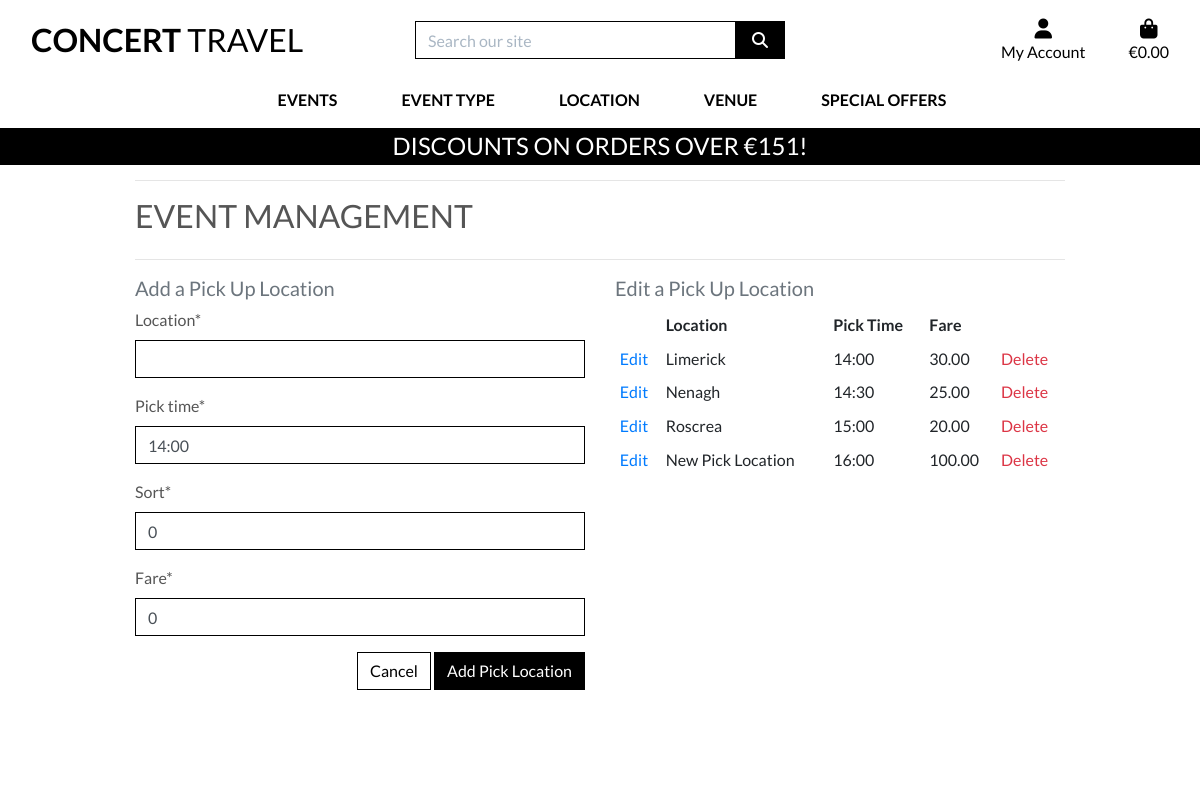
The app's page /events/add_pick/ (signed in), older data.
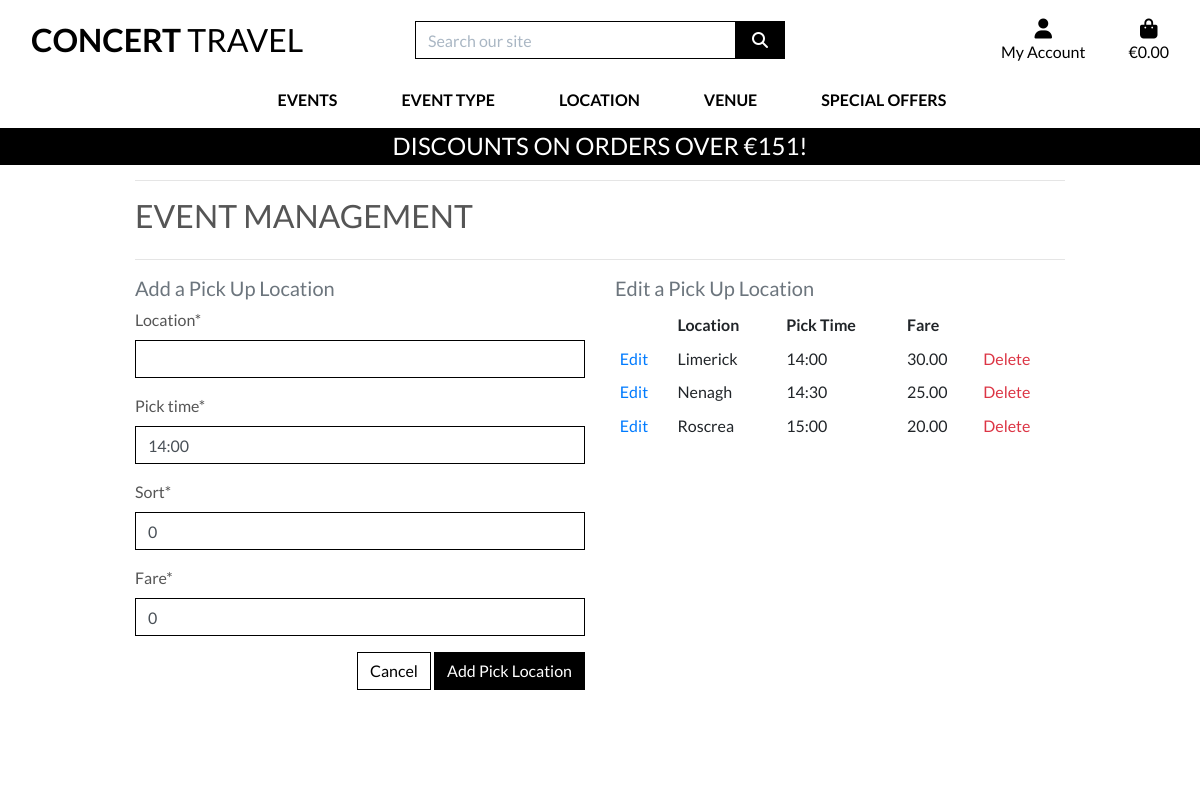
The same page, newer data.
### events/models.py (models this page shows, shortened)
class PickLoc(models.Model):
    location = models.CharField(max_length=254)
    pick_time = models.CharField(max_length=20, default='14:00')
    sort = models.IntegerField(default=0)
    fare = models.DecimalField(max_digits=6, decimal_places=2, default=0)

### events/views.py (the view)
# urls.py: path('add_pick/', views.add_pick, name='add_pick'),
@login_required
def add_pick(request):
    if not request.user.is_superuser:
        messages.error(request, 'Sorry, only store owners can do that.')
        return redirect(reverse('home'))
    if request.method == 'POST':
        form = PickLocsForm(request.POST)
        if form.is_valid():
            pick = form.save()
            messages.success(request, 'Successfully added pick location!')
            return redirect(reverse('events'))
        else:
            messages.error(request, 'Failed to add pick location. Please ensure the form is valid.')
    else:
        form = PickLocsForm()
        picklocs = PickLoc.objects.all()
    template = 'events/add_pick.html'
    context = {
        'form': form,
        'picklocs':picklocs,
    }
    return render(request, template, context)

### events/forms.py
class PickLocsForm(forms.ModelForm):
    class Meta:
        model = PickLoc
        fields = '__all__'
    def __init__(self, *args, **kwargs):
        super().__init__(*args, **kwargs)
        picklocs = PickLoc.objects.all()
        for field_name, field in self.fields.items():
            field.widget.attrs['class'] = 'border-black rounded-0'

### events/templates/events/add_pick.html (shortened to what this page needs)
{% extends "base.html" %}
{% load static %}
{% block page_header %}
    <div class="container header-container">
    </div>
{% endblock %}
{% block content %}
    <div class="overlay"></div>
    <div class="container">
        <div class="row">
            <div class="col">
                <hr>
                <h2 class="logo-font mb-4">Event Management</h2>
                <hr>
            </div>
        </div>
        <div class="row">
            <div class="col-12 col-md-6">
                <h5 class="text-muted">Add a Pick Up Location</h5>
                <form method="POST" action="{% url 'add_pick' %}" class="form mb-2" enctype="multipart/form-data">
                    {% for field in form %}
                        {{ field | as_crispy_field }}
                    {% endfor %}
                    <div class="text-right">
                        <a class="btn btn-outline-black rounded-0" href="{% url 'events' %}">Cancel</a>
                        <button class="btn btn-black rounded-0" type="submit">Add Pick Location</button>
                    </div>
                </form>
            </div>
            <div class="col-12 col-md-6">
                <h5 class="text-muted">Edit a Pick Up Location</h5>
                <table class="table table-sm table-borderless">
                    <thead>
                        <tr>
                            <th></th>
                            <th>Location</th>
                            <th>Pick Time</th>
                            <th>Fare</th>
                        </tr>
                    </thead>
                    {% for p in picklocs %}
                        <tr>
                            <td><a href="{% url 'edit_pick' p.id %} ">Edit </a></td>
                            <td>{{ p.location}}</td>
                            <td>{{ p.pick_time}}</td>
                            <td>{{ p.fare}}</td>
                            <td><a href="{% url 'delete_pick' p.id %} " class="text-danger"> Delete</a></td>
                        </tr>
                    {% endfor%}
                </table>
            </div>
        </div>
    </div>
{% endblock %}

Row changes from the older to the newer data that the page shows:
removed PickLoc: location "New Pick Location", pick_time "16:00", fare "100.00"
